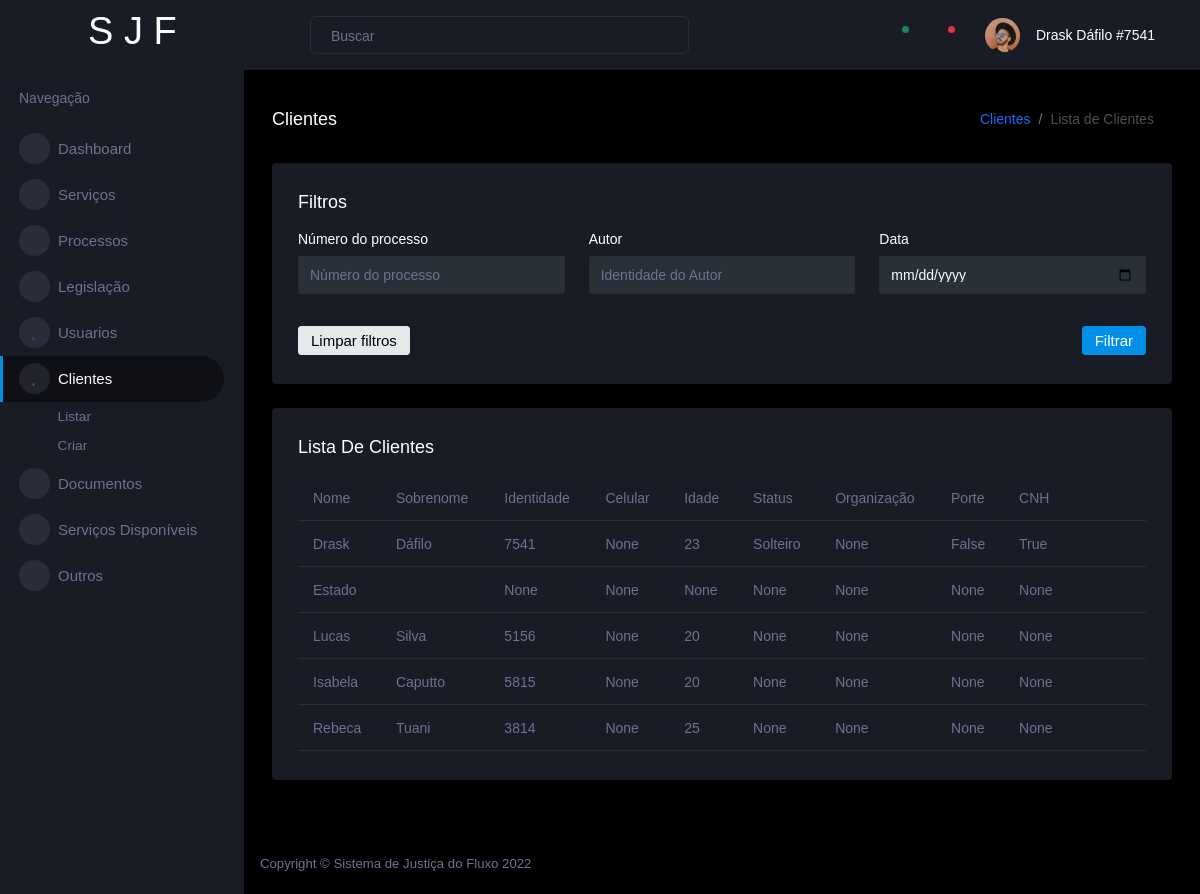
The app's page /dashboard/usuarios/clientes/listar/ (signed in) with its own data.
### projeto_advocacia/usuario/models.py (models this page shows, shortened)
class Usuario(AbstractUser):
    TIPOS_CARGOS = (
        ('0', 'Cliente'),
        ('1', 'Membro'),
        ('2', 'Advogado'),
        ('3', 'Promotor'),
        ('4', 'Juiz'),
        ('5', 'Juiz-Diretor'),
    )
    TIPOS_ORGS = (
        ('0', 'Policia Militar'),
        ('1', 'Polícia Civil'),
        ('2', 'Fórum'),
        ('3', 'Prefeitura'),
    )
    cargo = models.CharField('Cargo', max_length=20, choices=TIPOS_CARGOS, default='0')
    first_name = models.CharField('Nome', max_length=250, blank=True)
    last_name = models.CharField('Sobrenome', max_length=250, blank=True)
    identidade = models.IntegerField('Identidade', unique=True, null=True, blank=True)
    celular = models.CharField('Celular', max_length=10, null=True, blank=True)
    idade = models.IntegerField('Idade', null=True, blank=True)
    organizacao = models.CharField('Organização', max_length=100, choices=TIPOS_ORGS, null=True, blank=True)
    is_juridico = models.BooleanField('É do Fórum', default=False)
    foto_perfil = models.ImageField('Foto de perfil', null=True, blank=True)
    def __str__(self):
        if self.first_name and self.last_name:
            response = f'{self.first_name} {self.last_name} #{self.identidade}'
        else:
            response = f'{self.username}'
        return response
    def get_nome_identidade(self):
        return self.__str__()

class Cliente(models.Model):
    nome = models.CharField('Nome', max_length=250, blank=True)
    sobrenome = models.CharField('Sobrenome', max_length=250, blank=True)
    identidade = models.IntegerField('Identidade', unique=True, null=True, blank=True)
    celular = models.CharField('Celular', max_length=10, null=True, blank=True)
    idade = models.IntegerField('Idade', null=True, blank=True)
    status = models.CharField('Status', max_length=100, null=True, blank=True)
    organizacao = models.CharField('Organização', max_length=100, null=True, blank=True)
    porte = models.BooleanField('Porte', null=True, blank=True)
    cnh = models.BooleanField('CNH', null=True, blank=True)

### projeto_advocacia/usuario/views.py (the view, shortened to what this page needs)
# urls.py: path('clientes/listar/', ClienteList.as_view(), name='clientes_list'),
class ClienteList(CustomListView):
    model = Cliente
    queryset = Cliente.objects.all()
    paginate_by = 10
    ordering = ['pk']
    template_name = 'cliente/list.html'
    raiz = "Clientes"
    titulo = "Lista de Clientes"
    fields = ['identidade', 'nome', 'sobrenome', 'celular', 'idade', 'status', 'organizacao', 'porte', 'cnh']
    def campos_tabela(self):
        fields = []
        all_fields = self.model._meta.get_fields()
        if self.fields == '__all__':
            return all_fields
        for field in all_fields:
            if field.name in self.fields:
                fields.append(field)
        return fields
    def get_queryset(self):
        queryset = super(ClienteList, self).get_queryset()
        return queryset

### projeto_advocacia/core/views.py (called while the page is built)
    def get_config_page(self):
        response = {
            "raiz": self.raiz,
            "titulo": self.titulo,
            "descricao": self.descricao,
            "campos_tabela": self.campos_tabela,
            "campos_filtro": self.campos_filtro,
        }
        return response

    def get_context_data(self, **kwargs):
        context = super(CustomListView, self).get_context_data(**kwargs)
        context['config'] = self.get_config_page()
        return context

    def dispatch(self, request, *args, **kwargs):
        if not request.user.is_authenticated:
            return HttpResponseRedirect("/error/403/")
        else:
            return super(CustomListView, self).dispatch(request, *args, **kwargs)

### templates/cliente/list.html (shortened to what this page needs)
{% extends 'base/main.html' %}
{% load static %}
{% block content %}
    <div class="page-header">
        <h3 class="page-title">{{ config.raiz }}</h3>
        <nav aria-label="breadcrumb">
            <ol class="breadcrumb">
                <li class="breadcrumb-item"><a href="#" style="text-decoration: none">{{ config.raiz }}</a></li>
                <li class="breadcrumb-item active" aria-current="page">{{ config.titulo }}</li>
            </ol>
        </nav>
    </div>
    <div class="col-lg-12 grid-margin stretch-card">
        <div class="card">
            <div class="card-body">
                <h4 class="card-title">Filtros</h4>
                <form id="form" class="forms-sample">
                    <div class="row">
                        <div class="col-4">
                            <div class="form-group">
                                <label for="exampleInputUsername1">Número do processo</label>
                                <input type="text" class="form-control" name="numero_processo"
                                       id="exampleInputUsername1"
                                       placeholder="Número do processo">
                            </div>
                        </div>
                        <div class="col-4">
                            <div class="form-group">
                                <label for="exampleInputEmail1">Autor</label>
                                <input type="text" name="autor" class="form-control" id="exampleInputEmail1"
                                       placeholder="Identidade do Autor">
                            </div>
                        </div>
                        <div class="col-4">
                            <div class="form-group">
                                <label for="exampleInputPassword1">Data</label>
                                <input type="date" name="data_abertura" class="form-control" id="exampleInputPassword1"
                                       placeholder="Data">
                            </div>
                        </div>
                    </div>
                    <div class="row mt-3">
                        <div class="col-10">
                            <button onclick="limpar_filtros()" class="btn btn-secondary btn-block">Limpar filtros
                            </button>
                        </div>
                        <div class="col-2 d-flex justify-content-end">
                            <button type="submit" class="btn btn-primary">Filtrar</button>
                        </div>
                    </div>
                </form>
            </div>
        </div>
    </div>
    <div class="col-lg-12 grid-margin stretch-card">
        <div class="card">
            <div class="card-body">
                <h4 class="card-title">{{ config.titulo }}</h4>
                <div class="table-responsive">
                    <table class="table">
                        <thead>
                        <tr>
                            {% for campo in config.campos_tabela %}
                                <th>{{ campo.verbose_name }}</th>
                            {% endfor %}
                            <th></th>
                        </tr>
                        </thead>
                        <tbody id="conteudo">
                        {% load humanize %}
                        {% for object in object_list %}
                            <tr>
                                <td>{{ object.nome }}</td>
                                <td>{{ object.sobrenome }}</td>
                                <td>{{ object.identidade }}</td>
                                <td>{{ object.celular }}</td>
                                <td>{{ object.idade }}</td>
                                <td>{{ object.status }}</td>
                                <td>{{ object.organizacao }}</td>
                                <td>{{ object.porte }}</td>
                                <td>{{ object.cnh }}</td>
                                <td>
                                    <a href="{% url 'clientes_detail' object.pk %}" class="text-primary" style="text-decoration: none;"><i class="mdi mdi-eye"></i></a>
                                    <a href="{% url 'clientes_update' object.pk %}" class="text-success" style="text-decoration: none;"><i class="mdi mdi-border-color"></i></a>
                                    <a href="{% url 'clientes_delete' object.pk %}" class="text-danger" style="text-decoration: none;"><i class="mdi mdi-close-circle"></i></a>
                                </td>
                            </tr>
                        {% endfor %}
                        </tbody>
                    </table>
                </div>
            </div>
        </div>
    </div>
{% endblock %}

### templates/base/navbar.html (shortened to what this page needs)
{% load static %}
<nav class="navbar p-0 fixed-top d-flex flex-row">
    <div class="navbar-menu-wrapper flex-grow d-flex align-items-stretch">
        <button class="navbar-toggler navbar-toggler align-self-center" type="button" data-toggle="minimize">
            <span class="mdi mdi-menu"></span>
        </button>
        <ul class="navbar-nav w-100">
            <li class="nav-item w-100">
                <form class="nav-link mt-2 mt-md-0 d-none d-lg-flex search">
                    <input type="text" class="form-control" placeholder="Buscar">
                </form>
            </li>
        </ul>
        <ul class="navbar-nav navbar-nav-right">
            <li class="nav-item nav-settings d-none d-lg-block">
                <a class="nav-link" href="#">
                    <i class="mdi mdi-view-grid"></i>
                </a>
            </li>
            <li class="nav-item dropdown border-left">
                <a class="nav-link count-indicator dropdown-toggle" id="messageDropdown" href="#"
                   data-bs-toggle="dropdown" aria-expanded="false">
                    <i class="mdi mdi-email"></i>
                    <span class="count bg-success"></span>
                </a>
            </li>
            <li class="nav-item dropdown border-left">
                <a class="nav-link count-indicator dropdown-toggle" id="notificationDropdown" href="#"
                   data-bs-toggle="dropdown">
                    <i class="mdi mdi-bell"></i>
                    <span class="count bg-danger"></span>
                </a>
            </li>
            <li class="nav-item dropdown">
                <a class="nav-link" id="profileDropdown" href="#" data-bs-toggle="dropdown">
                    <div class="navbar-profile">
                        <img class="img-xs rounded-circle" src="{% static 'corona/assets/images/faces/face15.jpg' %}"
                             alt="">
                        <p class="mb-0 d-none d-sm-block navbar-profile-name">{{ user.get_nome_identidade }}</p>
                        <i class="mdi mdi-menu-down d-none d-sm-block"></i>
                    </div>
                </a>
            </li>
        </ul>
    </div>
</nav>

### records on screen
Usuario: get_nome_identidade "Drask Dáfilo #7541"
Cliente: nome "Drask", sobrenome "Dáfilo", identidade "7541", celular "None", idade "23", status "Solteiro", organizacao "None", porte "False", cnh "True"
Cliente: nome "Estado", identidade "None", celular "None", idade "None", status "None", organizacao "None", porte "None", cnh "None"
Cliente: nome "Lucas", sobrenome "Silva", identidade "5156", celular "None", idade "20", status "None", organizacao "None", porte "None", cnh "None"
Cliente: nome "Isabela", sobrenome "Caputto", identidade "5815", celular "None", idade "20", status "None", organizacao "None", porte "None", cnh "None"
Cliente: nome "Rebeca", sobrenome "Tuani", identidade "3814", celular "None", idade "25", status "None", organizacao "None", porte "None", cnh "None"

### other values on screen
{{ config.raiz }} "Clientes"
{{ config.titulo }} "Lista de Clientes"
{{ config.titulo }} "Lista De Clientes"
{{ campo.verbose_name }} "Nome" "Sobrenome" "Identidade" "Celular" "Idade" "Status" "Organização" "Porte" "CNH"
